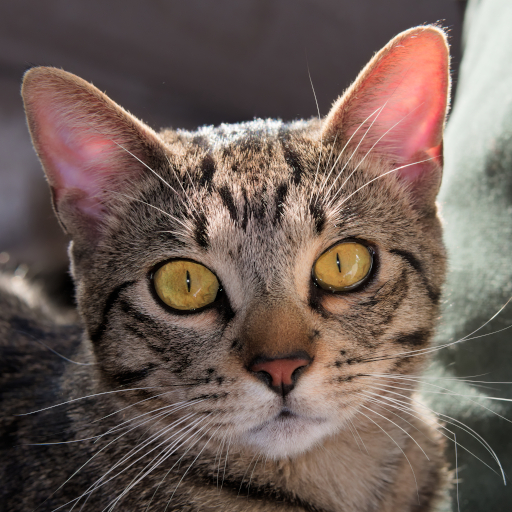
#> input picture quantum-jpeg-main/input/input2.jpg, 512 x 512 px
$ jupyter execute --allow-errors QuantumJPEG.ipynb
#> lines starting #> are read from the running program, lines starting #| are printed output that depends on the picture
# Quantum image compression
In this notebook, we simulate the quantum image compression algorithm discussed in [arXiv:2306.09323](https://arxiv.org/abs/2306.09323). We first vectorize and encode a digital greyscale image in a multiqubit circuit. We present an algorithm that downscales the original image resolution to reduce the number of encoding qubits. The simulation is performed with Qiskit Aer.

[cell 1]
# Uncomment in Google Colab
# !pip install qiskit
# !pip install qiskit_aer
# !git clone https://www.github.com/simoneroncallo/quantum_jpeg.git
# %cd /content/quantum_jpeg
# !mkdir ./output/plots

[cell 2]
# === Packages === #
import numpy as np
import matplotlib.pyplot as plt
import matplotlib.image as mpimg
from tqdm import tqdm
from itertools import product
from qiskit import QuantumRegister, ClassicalRegister, QuantumCircuit
from qiskit import transpile
from qiskit_aer import AerSimulator
from qiskit.circuit.library import QFT

## Preparation
We load a digital image as matrix $I$, eventually converted to greyscale.

[cell 3]
def rgb2gray(rgb):
    """ Convert an RGB digital image to greyscale. """
    return np.dot(rgb[...,:3], [0.2989, 0.5870, 0.1140])

We define a function that eventually performs grey levels quantization, allowing to eventually downscale the input image to $c$-bit depth.

[cell 4]
# [9 lines of commented-out code are left out]

### Vectorization

We write a _vectorization_ function, which maps the $M_r \times M_c$ matrix to a $M_r M_c$ column vector $v$, whose components are normalized to the total brightness of the image, i.e. to the sum of each pixel value $\sum_{ij}I_{ij}$, taken under the square root, so that
$$
 I_{ij} \xrightarrow[]{vectorization} v_k \xrightarrow[]{normalization} c_k = \sqrt{\frac{v_k}{\sum_{ij}I_{ij}}} \ .
$$
Vectorization is the key for representing an image as a $n$-qubit quantum state
$$
    |\psi\rangle = \sum_{k=0}^{2^n-1} c_k |k\rangle \ ,
$$
where each pixel value is mapped to the amplitude of the $k$th component of $|\psi\rangle$, with $n = \log_2(M_rM_c)$.

Parallelization is also possible: the image can be split into $S$ equal-sized sectors of dimension $C_r \times C_c$ (called _patches_) each of them vectorized into multiple quantum states as above, with $S = M_r/C_r = M_c/C_c$. In this case, the normalization of each patch is saved for the final reconstruction (to ensure brightness consistency in the final result). For single-patch representations, i.e. when the image is represented by only one quantum state, this information is not necessary.

[cell 5]
def vectorization(img, Cr, Cc, renorm = False):
    """ Vectorize the image as follows.
        1. Split the original (Mr, Mc) image into S equal-sized patches of
            shape (Cr, Cc). Then, vectorize each patch and collect all
            in a (S, Cr*Cc) array, called "vect_patches".
        2. Normalize each (Cr*Cc) vector to the intensity of the corresponding
            (Cr, Cc) patch. When "renorm" is set to True, save the
            normalization constants in the array "norm" for final decoding.
            Otherwise, erase this information by setting "norm" equal to an
            array of 1s.
        3. Define an array called "states" with shape (S, Cr*Cc), obtained as
            the elementwise square root of "vect_patches".
    Return the couple (states, norm). """

    Mr, Mc = img.shape # Shape of the original image (#rows, #columns)

    # The image is split into N patches, each of shape (Cr,Cc)
    patches =  (img.reshape(Mc//Cr, Cr, -1, Cc).swapaxes(1, 2)\
                .reshape(-1, Cr, Cc)) # Shape (S, Cr, Cc)

    # Vectorization
    vect_patches = np.reshape(patches,\
                              (patches.shape[0],Cr*Cc)) # Shape (S, Cr*Cc)

    # Normalization
    states = np.zeros((patches.shape[0],Cr*Cc)) # Shape (S, Cr*Cc)

    norm = np.zeros(patches.shape[0]) # Shape (S, 1)
    for idx in range(patches.shape[0]):
        norm[idx] = vect_patches[idx].sum()
        if norm[idx] == 0:
            raise ValueError('Pixel value is 0')
        tmp = vect_patches[idx]/norm[idx]
        states[idx] = np.sqrt(tmp)
    if renorm == False:
        norm = np.ones(patches.shape[0])

    return (states, norm)

### Circuit definitions and encoding
For simplicity, we consider square images only, i.e. with $M := M_r = M_c$.

Our protocol uses the quantum Fourier transform (QFT), which import directly from the Qiskit circuit library. The QFT and IQFT circuits basically works as follows.

[cell 6]
# See https://qiskit.org/textbook/ch-algorithms/quantum-fourier-transform.html for further details about the
# implementations of these functions

# [36 lines left out: functions qft_rotations, swap_registers, qft, iqft, not called in this run]

### Compression algorithm
At the output of _vectorization_, the image $I$ is split into $S$ column vectors, each represented by a quantum states.

For each state, we prepare a $n_0$-qubit circuit with $n_i = 2 \log_2(M)$. The algorithm that compresses each patch in $n_{2} = n_0 - 2\tilde{n}$ qubits reads as follows:
1. Apply QFT on the $n_0$-register
2. Appply IQFT on the first $\tilde{n}$ qubits, which define th $n_1$-register with $n_1 = n_0 - \tilde{n}$ (Rule 1)
3. Discard $\tilde{n}$ qubits from the middle of the register (Rule 2)
4. Measure the remaining $n_2$ qubits

This is implemented by the function *circuit_builder*.

[cell 7]
def circuit_builder(states, n0, n2):
    """ Create a list of n-qubit quantum circuits "qcs", each initialized
    using the array "states". For each circuit
        1. Perform QFT
        2. Apply IQFT on the first (n0 - n2)//2 qubits
        3. Discard (n0 - n2)//2 qubits from the middle of the register, then
            perform a measurement of the remaining qubits and store the
            results in a classical register of n2 bits
    Return "qcs". """

    ntilde = (n0 - n2)//2 # Total number of qubits removed aat each Step
    n1 =  n0 - ntilde # Number of qubits kept, before IQFT is applied

    qcs = []
    for idx in range(states.shape[0]):
        q = QuantumRegister(n0)
        c = ClassicalRegister(n2)
        qc = QuantumCircuit(q,c)

        qc.initialize(states[idx], q)

        qc.h(q) # Optional, improves the reconstruction

        # Apply QFT on the full circuit
        qc.compose(QFT(num_qubits=n0, approximation_degree=0, do_swaps=True, \
                       inverse=False, insert_barriers=True, name='QFT'), \
                       inplace = True)

        qc.barrier()

        # Apply IQFT on the first n1 qubits (Rule 1)
        qc.compose(QFT(num_qubits=n1, approximation_degree=0, do_swaps=True, \
                       inverse=True, insert_barriers=True, name='IQFT'), \
                       qubits = q[0:n1], inplace = True)

        creg_idx = 0
        for idx in range(n1):
            if n0//2 - ntilde <= idx <= n0//2 - 1:
                continue # Qubit discarded from the measurement (Rule 2)
            qc.h(q[idx]) # Optional, improves the reconstruction
            qc.measure(q[idx],c[creg_idx])
            creg_idx += 1
        qcs.append(qc)

    return qcs

The _reconstruction_ function simulates the above circuits, gathering the statistics and reconstructing an array of $S$ vectors, each with $2^{n_2}$ frequencies describing the output of the corresponding circuit.

[cell 8]
# [28 lines left out: function reconstruction, not called in this run]

The function _devectorization_ reconstructs the compressed image from the output of the simulated circuits, by first inverting the vectorization and then recombining the patches.

[cell 9]
# [28 lines left out: function devectorization, not called in this run]

## Simulation
We now execute the algorithm on a specific image example.

[cell 10]
img = mpimg.imread('input/input2.jpg') # Load the input image
#> img is the input picture: shape (512, 512, 3); mean R, G, B 111, 93.8, 86.6
# img = np.array(list(zip(*img[::-1]))) # Rotate the image

if len(img.shape) != 2:
    img = rgb2gray(img) # Convert an RGB image to greyscale
#> in rgb2gray, `return np.dot(rgb[...,:3], [0.2989, 0.5870, 0.1140])`:
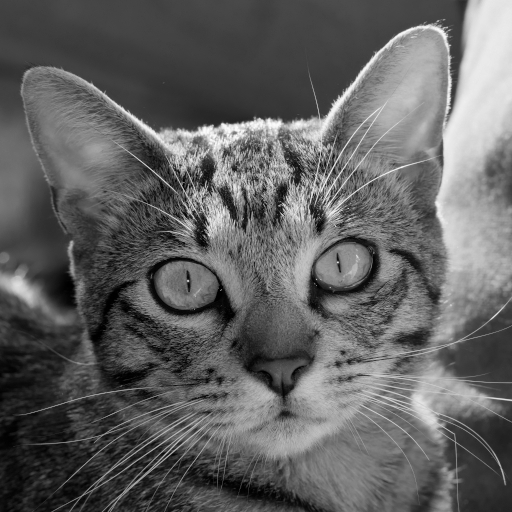
#> returned value: shape (512, 512) float64; min 0, max 252.7, mean 98.1

bitdepth = 8 # Depth
black, white = 0, 2**bitdepth - 1

plt.rcParams.update({'font.size': 12})
# plt.rcParams['figure.figsize'] = [4, 4] # Resize the output canvas

Mr, Mc = img.shape
#> Mr = 512; Mc = 512
print('The resolution is', Mr, 'x', Mc, 'pixels.',\
      'There are', np.size(img), 'pixels.')
#| The resolution is 512 x 512 pixels. There are 262144 pixels.

# np.savetxt('output/data/input' + str(int(np.log2(Mr*Mc)))\
#           + 'q' + '.txt', img, fmt='%u') # Save
# np.save('output/data/input' + str(int(np.log2(Mr*Mc)))\
#                   + 'q' + '.npy', img) # Save

plt.imshow(img, cmap='gray', vmin = black, \
           vmax = white, interpolation = 'none')

plt.title('%i qubits (input)' %np.log2(Mr*Mc))
plt.axis('off')
filename = 'output/images/input' + str(int(np.log2(Mr*Mc))) + 'q' + '.png'
#> filename = 'output/images/input18q.png'

# Save
# plt.savefig(filename, bbox_inches='tight') # Upscale
# plt.imsave(fname=filename, arr=img, cmap='gray', \
#           vmin = black, vmax = white, format='png') # Faithful

plt.show()

[cell 11]
Cr,Cc = Mr, Mc
#> Cr = 512; Cc = 512
states, norm = vectorization(img, Cr, Cc)
#> after the loop in vectorization, `for idx in range(patches.shape[0]):`: norm = [25724731.7]
#> norm = [1]
n0 = int(np.log2(Cr*Cc)) # Number of qubits for each circuit
#> n0 = 18

print('The shape of the vectorized image is ', states.shape,\
      '. It will be loaded in ', states.shape[0],\
          ' circuit(s) of ' , n0, ' qubits.', sep='')
#| The shape of the vectorized image is (1, 262144). It will be loaded in 1 circuit(s) of 18 qubits.

### Compression

We simulate the compression for different numbers of output qubits. The higher the number of discarded qubits is, the lower is the resolution of the output image.

#> (a cell that did not finish here is left out)

### Statistical considerations
We now estimate the grey values fluctutations for each pixel, for $n_2 = 14$.

To do so, we repeat the compression algorithm for a certain amount of times. Then, we calculate the standard deviation at each pixel location.

[cell 13]
trials = 20 # The number of compressed images in the sample
n2 = 14

final_images = np.zeros((trials,2**(n2)))

states, norm = vectorization(img, Cr, Cc)
#> (the rest of this cell did not finish here and is left out)

#> after the loop in circuit_builder, `for idx in range(states.shape[0]):`: qcs = []
